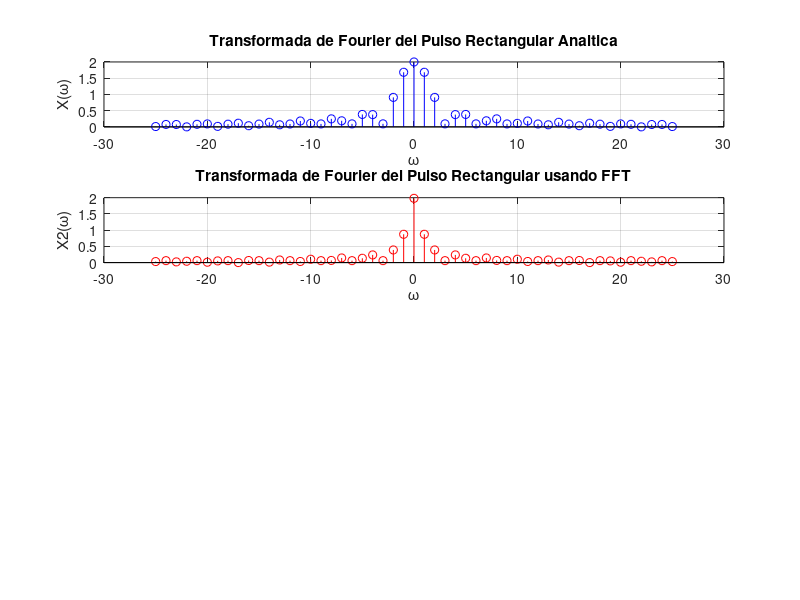

This figure's MATLAB source:
% Script OCTAVE para la transformada de Fourier del pulso rectangular.
a1=1; 	
T=3;                                                                       % duraci�n de la se�al
f0=1/3;                                                                      % valor de la frecuencia lineal
fs=50*f0; Ts=1/fs;                                                % intervalo de muestreo y frecuencia de muestreo
t=[-T/2:Ts:T/2];                                                             % vector de tiempo
f=[-25:25];                                                                % vector de frecuencias
wm = 5;
ws1 = -10;
ws2 = 10


x=abs(t)<a1; 
Xw=fft(x)*Ts; 

sa=inline('(sin(x)+(x==0))./(x+(x==0))','x'); 	% Genera la funci�n sa(x)=sin(x)/x.

ta= (2*a1*sa(a1*f));

pb = abs(f) <= wm; %filtro pasa-bajas
pa = abs(f) >= wm;
pbd = ws1 <= abs(f) & abs(f) <= ws2; 
sbd = ~ (ws1 <= abs(f) & abs(f) <= ws2);


y1 = abs(fftshift(Xw)).*pb;
y2 = abs(fftshift(Xw)).*pa;
y3 = abs(fftshift(Xw)).*pbd;
y4 = abs(fftshift(Xw)).*sbd;
iy1 = ifft(y1);
iy2 = ifft(y2);
iy3 = ifft(y3);
iy4 = ifft(y4);


disp('1) Filtro pasa-bajas');

disp('2) Filtro pasa-altas');

disp('3) Filtro pasa-banda');

disp('4) Filtro suprime-banda');

option = input('Cual filtro desea usar?');



switch (option)
  case 1
    subplot(4,1,1); stem(f,abs(ta),'-b'); xlabel('\omega'); ylabel('X(\omega)'); title('Transformada de Fourier del Pulso Rectangular Analtica'); grid;
    subplot(4,1,2); stem(f,fftshift(abs(Xw)),'-r'); xlabel('\omega'); ylabel('X2(\omega)'); title('Transformada de Fourier del Pulso Rectangular usando FFT'); grid;
    subplot(4,1,3); stem(f,y1,'-g'); xlabel('\omega'); ylabel('H(\omega)'); title('Filtro pasa-bajas'); grid;
    subplot(4,1,4); stem(t,iy1,'-b'); xlabel('t'); ylabel('y1(t)'); title('Deformacion x(t) por el filtro pasabajas'); grid; 
  case 2
    subplot(4,1,1); stem(f,abs(ta),'-b'); xlabel('\omega'); ylabel('X(\omega)'); title('Transformada de Fourier del Pulso Rectangular Analtica'); grid;
    subplot(4,1,2); stem(f,fftshift(abs(Xw)),'-r'); xlabel('\omega'); ylabel('X2(\omega)'); title('Transformada de Fourier del Pulso Rectangular usando FFT'); grid;
    subplot(4,1,3); stem(f,y2,'-g'); xlabel('\omega'); ylabel('H(\omega)'); title('Filtro pasa-altas'); grid;
    subplot(4,1,4); stem(t,iy2,'-b'); xlabel('t'); ylabel('y1(t)'); title('Deformacion x(t) por el filtro pasa-altas'); grid; 
    
  case 3
    subplot(4,1,1); stem(f,abs(ta),'-b'); xlabel('\omega'); ylabel('X(\omega)'); title('Transformada de Fourier del Pulso Rectangular Analtica'); grid;
    subplot(4,1,2); stem(f,fftshift(abs(Xw)),'-r'); xlabel('\omega'); ylabel('X2(\omega)'); title('Transformada de Fourier del Pulso Rectangular usando FFT'); grid;
    subplot(4,1,3); stem(f,y3,'-g'); xlabel('\omega'); ylabel('H(\omega)'); title('Filtro pasa-banda'); grid;
    subplot(4,1,4); stem(t,iy3,'-b'); xlabel('t'); ylabel('y1(t)'); title('Deformacion x(t) por el filtro pasa-banda'); grid;
    
 case 4
    subplot(4,1,1); stem(f,abs(ta),'-b'); xlabel('\omega'); ylabel('X(\omega)'); title('Transformada de Fourier del Pulso Rectangular Analtica'); grid;
    subplot(4,1,2); stem(f,fftshift(abs(Xw)),'-r'); xlabel('\omega'); ylabel('X2(\omega)'); title('Transformada de Fourier del Pulso Rectangular usando FFT'); grid;
    subplot(4,1,3); stem(f,y4,'-g'); xlabel('\omega'); ylabel('H(\omega)'); title('Filtro suprime-banda'); grid;
    subplot(4,1,4); stem(t,iy4,'-b'); xlabel('t'); ylabel('y1(t)'); title('Deformacion x(t) por el filtro suprime-banda'); grid;
    
  otherwise
    subplot(4,1,1); stem(f,abs(ta),'-b'); xlabel('\omega'); ylabel('X(\omega)'); title('Transformada de Fourier del Pulso Rectangular Analtica'); grid;
    subplot(4,1,2); stem(f,fftshift(abs(Xw)),'-r'); xlabel('\omega'); ylabel('X2(\omega)'); title('Transformada de Fourier del Pulso Rectangular usando FFT'); grid;
endswitch




